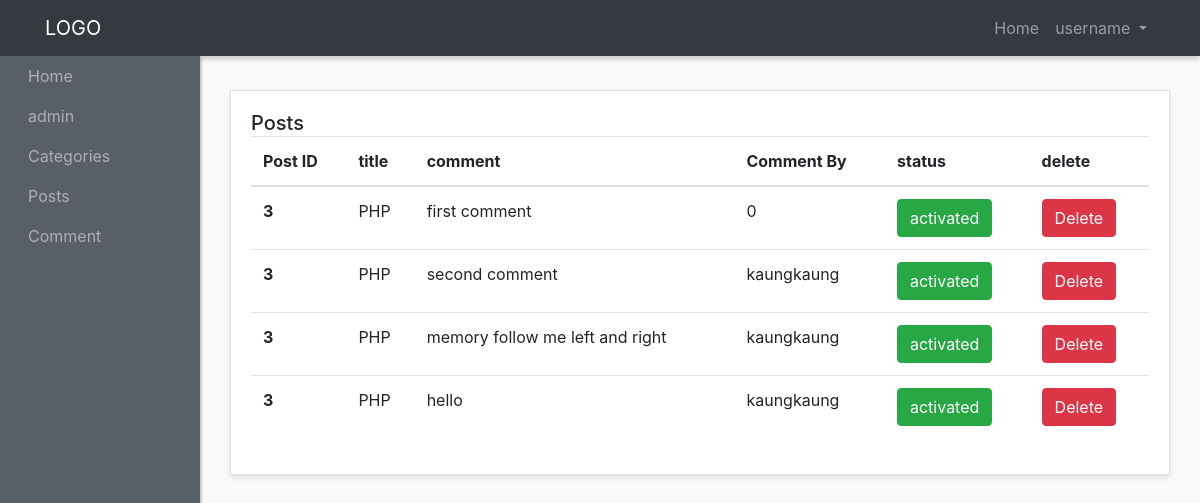
Page /admin-panel/comments-admins/show-comments.php (signed in) on the committed database.
### tables this page shows
CREATE TABLE `comment` (
  `id` int(3) NOT NULL,
  `post_id` int(3) NOT NULL,
  `comment_user` varchar(200) NOT NULL,
  `comment` varchar(200) NOT NULL,
  `created_at` timestamp NOT NULL DEFAULT current_timestamp(),
  `status_comment` int(11) NOT NULL DEFAULT 1
);

CREATE TABLE `posts` (
  `id` int(3) NOT NULL,
  `title` varchar(200) NOT NULL,
  `subtitle` varchar(200) NOT NULL,
  `body` text NOT NULL,
  `status` int(1) NOT NULL DEFAULT 1,
  `category_id` int(3) NOT NULL,
  `img` varchar(200) NOT NULL,
  `user_id` varchar(3) NOT NULL,
  `created_at` timestamp NOT NULL DEFAULT current_timestamp(),
  `username` varchar(200) NOT NULL
);

### admin-panel/comments-admins/show-comments.php (the view, shortened to what this page needs)
<?php
require "../layouts/header.php";
require "../../config/config.php";
$comments = $conn->query("SELECT posts.id AS id, posts.title AS title, comment.post_id  AS post_id, comment.comment_user AS commenet_user, comment.comment AS comment, comment.status_comment AS status_comment, comment.id AS comment_id FROM comment JOIN posts ON posts.id = comment.post_id");
$comments->execute();
$rows = $comments->fetchAll(PDO::FETCH_OBJ);
?>
    <div class="row">
        <div class="col">
            <div class="card">
                <div class="card-body">
                    <h5 class="card-title mb-4 d-inline">Posts</h5>
                    <table class="table">
                        <thead>
                        <tr>
                            <th scope="col">Post ID</th>
                            <th scope="col">title</th>
                            <th scope="col">comment</th>
                            <th scope="col">Comment By</th>
                            <th scope="col">status</th>
                            <th scope="col">delete</th>
                        </tr>
                        </thead>
                        <tbody>
                        <?php
                        foreach($rows as $row):
                            ?>
                            <tr>
                                <th scope="row"><?php echo $row->post_id; ?></th>
                                <td><?php echo $row->title; ?></td>
                                <td><?php echo $row->comment; ?></td>
                                <td><?php echo $row->commenet_user; ?></td>
                               <?php
                                if($row->status_comment ==0):
                                    ?>
                                    <td><a href="<?php echo ADMINROOT ?>/comments-admins/status-comments.php?comment_id=<?php echo $row->comment_id; ?>&status_comment=<?php echo $row->status_comment ?>" class="btn btn-danger  text-center ">deactivated</a></td>
                                <?php else:  ?>
                                <td><a href="<?php echo ADMINROOT ?>/comments-admins/status-comments.php?comment_id=<?php echo $row->comment_id; ?>&status_comment=<?php echo $row->status_comment ?>" class="btn btn-success  text-center ">activated</a></td>
                                <?php endif; ?>
                                <td><a href="<?php echo ADMINROOT ?>/comments-admins/delete_comment.php?comment_id=<?php echo $row->comment_id; ?>&status_comment=<?php echo $row->status_comment ?>" class="btn btn-danger  text-center ">Delete</a></td>
                            </tr>
                        <?php endforeach; ?>
                        </tbody>
                    </table>
                </div>
            </div>
        </div>
    </div>
<?php
require "../layouts/header.php";
?>

### admin-panel/styles/style.css (style rules this page uses)
body { background:#f9f9f9; }
.card { margin-bottom: 15px; border-radius:0; box-shadow: 0 3px 5px rgba(0,0,0,.1); }

### rows in the picture
comment: post "3", post.title "PHP", comment "first comment", comment_user "0"
comment: post "3", post.title "PHP", comment "second comment", comment_user "kaungkaung"
comment: post "3", post.title "PHP", comment "memory follow me left and right", comment_user "kaungkaung"
comment: post "3", post.title "PHP", comment "hello", comment_user "kaungkaung"

### other values in the picture
$_SESSION['adminname'] "admin"
